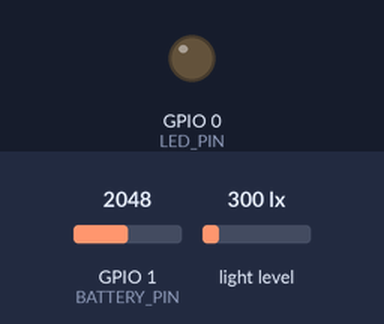
Simulated run of this sketch. Board: ESP32-C3. On the bench: output pins drawn as LEDs (lit = HIGH). The inputs (shaded band) are chosen by the test bench; at power-on: GPIO 1 (BATTERY_PIN) = 2048, light level 300 lx (analog values on the 0–4095 scale). WiFi joins after 1.5 s; servers stay silent unless stated; web services answer with replies made up by the test bench; what the sketch prints to the serial monitor is not drawn. At 2.2 s the program puts the board to deep sleep or switches it off; the recording ends there.

Above: at 0.0 s.
Timing chart, 0 to 2.0 s (numbered marks = the images above):
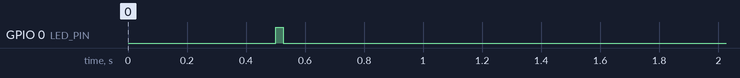

The sketch:

light_sensor_thingspeak.ino
```cpp
// NOTE!!! This code has been tested on an esp32 c3 supermini, check pin config if using another board!

#include <WiFi.h>
#include <HTTPClient.h>
#include <Wire.h>
#include <BH1750.h>
#include "esp_sleep.h"

// ==============================
// WiFi
// ==============================
const char* ssid = "";
const char* password = "";

// ==============================
// ThingSpeak
// ==============================
const char* thingspeakURL =
  "https://api.thingspeak.com/update?api_key=";

// ==============================
// GPIO
// ==============================
#define BATTERY_PIN 1
#define LED_PIN 0

// ==============================
// Batterispänningsdelare
// 47k från batteri till GPIO1
// 10k från GPIO1 till GND
// ==============================
const float R1 = 47000.0;
const float R2 = 10000.0;

// ==============================
// I2C
// ==============================
#define SDA_PIN 20
#define SCL_PIN 21

BH1750 lightMeter;

// ==============================
// Deep sleep
// ==============================
const uint64_t SLEEP_TIME_US = 30ULL * 1000000ULL;


// ==========================================
// Läs batterispänning
// ==========================================
float readBatteryVoltage()
{
  // LED PÅ under mätningen
  digitalWrite(LED_PIN, HIGH);

  delay(5);

  // Läs ADC flera gånger
  const int samples = 10;
  uint32_t sum = 0;

  for (int i = 0; i < samples; i++)
  {
    sum += analogRead(BATTERY_PIN);
    delay(2);
  }

  float adcValue = sum / (float)samples;

  // Omvandla ADC-värdet till spänning
  float adcVoltage = (adcValue / 4095.0) * 3.3;

  // Räkna tillbaka batterispänningen
  float batteryVoltage =
    adcVoltage * ((R1 + R2) / R2);

  // LED AV direkt efter mätningen
  digitalWrite(LED_PIN, LOW);

  return batteryVoltage;
}


// ==========================================
// Deep sleep
// ==========================================
void goToDeepSleep()
{
  Serial.println("Går till deep sleep...");
  Serial.flush();

  esp_sleep_enable_timer_wakeup(SLEEP_TIME_US);

  esp_deep_sleep_start();
}


void setup()
{
  Serial.begin(115200);
  delay(500);

  Serial.println();
  Serial.println("ESP32-C3 + BH1750 + Batteri + ThingSpeak");

  // ============================
  // GPIO
  // ============================
  pinMode(BATTERY_PIN, INPUT);

  pinMode(LED_PIN, OUTPUT);
  digitalWrite(LED_PIN, LOW);

  analogReadResolution(12);

  // ============================
  // Starta I2C
  // ============================
  Wire.begin(SDA_PIN, SCL_PIN);

  // ============================
  // Starta BH1750
  // ============================
  if (lightMeter.begin(BH1750::CONTINUOUS_HIGH_RES_MODE))
  {
    Serial.println("BH1750 startad!");
  }
  else
  {
    Serial.println("FEL: BH1750 hittades inte!");

    while (1)
    {
      delay(1000);
    }
  }

  // ============================
  // Läs batterispänning
  // ============================
  float batteryVoltage = readBatteryVoltage();

  Serial.print("Batteri: ");
  Serial.print(batteryVoltage, 2);
  Serial.println(" V");

  // ============================
  // Läs ljus
  // ============================
  float lux = lightMeter.readLightLevel();

  Serial.print("Ljus: ");
  Serial.print(lux);
  Serial.println(" lux");

  // ============================
  // Anslut till WiFi
  // ============================
  WiFi.begin(ssid, password);

  Serial.print("Ansluter till WiFi");

  unsigned long startTime = millis();

  while (WiFi.status() != WL_CONNECTED &&
         millis() - startTime < 10000)
  {
    delay(250);
    Serial.print(".");
  }

  Serial.println();

  // ============================
  // Skicka till ThingSpeak
  // ============================
  if (WiFi.status() == WL_CONNECTED)
  {
    Serial.println("WiFi ansluten!");

    HTTPClient http;

    String url = String(thingspeakURL) +
                 "&field1=" + String(lux, 2) +
                 "&field2=" + String(batteryVoltage, 2);

    Serial.print("Skickar till ThingSpeak: ");
    Serial.println(url);

    http.begin(url);

    int httpResponseCode = http.GET();

    if (httpResponseCode > 0)
    {
      Serial.print("HTTP svar: ");
      Serial.println(httpResponseCode);

      String response = http.getString();

      Serial.print("ThingSpeak svar: ");
      Serial.println(response);
    }
    else
    {
      Serial.print("HTTP-fel: ");
      Serial.println(httpResponseCode);
    }

    http.end();
  }
  else
  {
    Serial.println("WiFi kunde inte anslutas!");
  }

  // ============================
  // Stäng av WiFi
  // ============================
  WiFi.disconnect(true);
  WiFi.mode(WIFI_OFF);

  // ============================
  // Sov i 30 sekunder
  // ============================
  goToDeepSleep();
}


void loop()
{
  // Används inte.
  // ESP32 startar om från setup()
  // efter deep sleep.
}
```

Measured:
- by itself, GPIO 0 (LED_PIN): LOW → HIGH at 0.50 s, → LOW 0.03 s later
